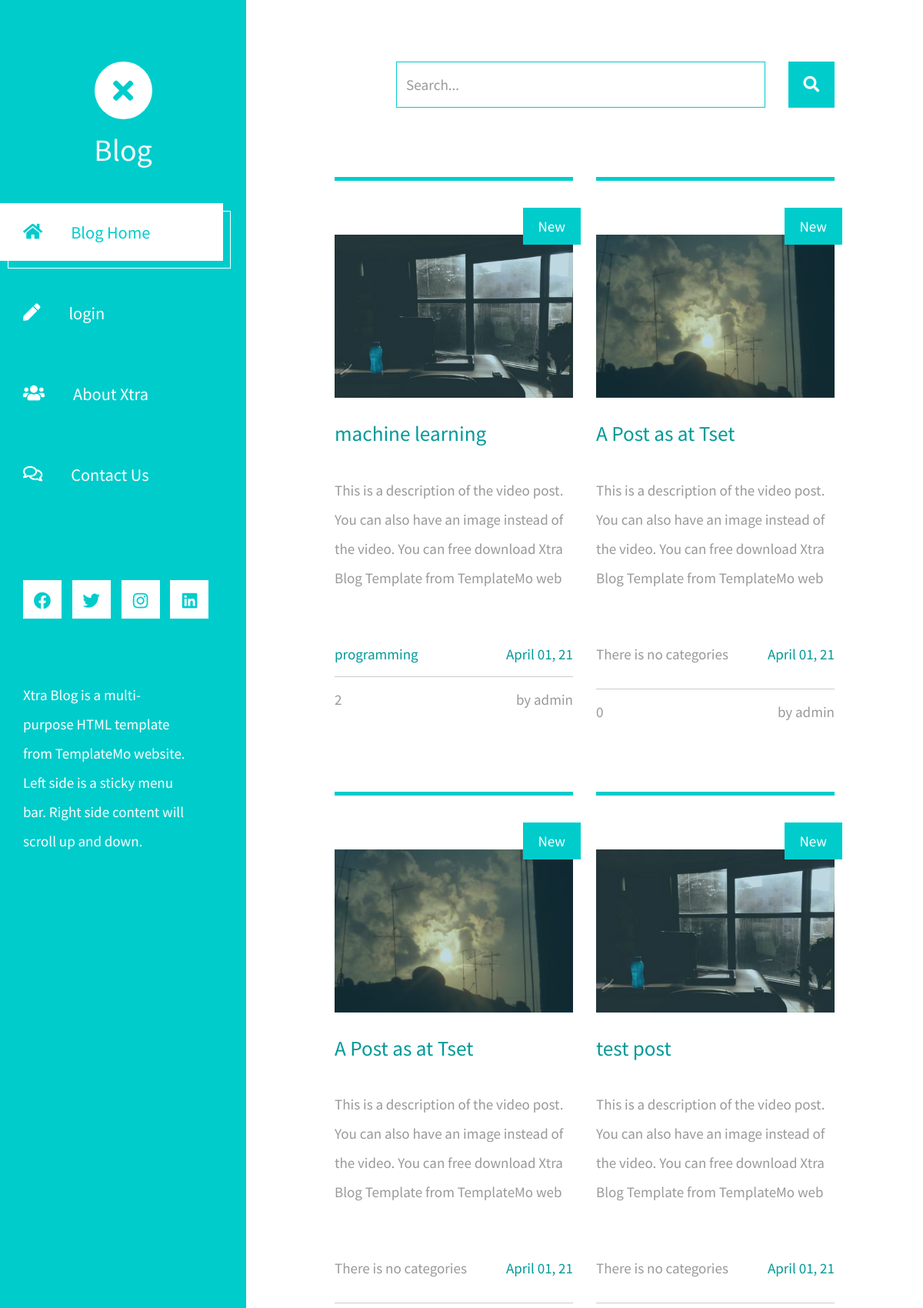
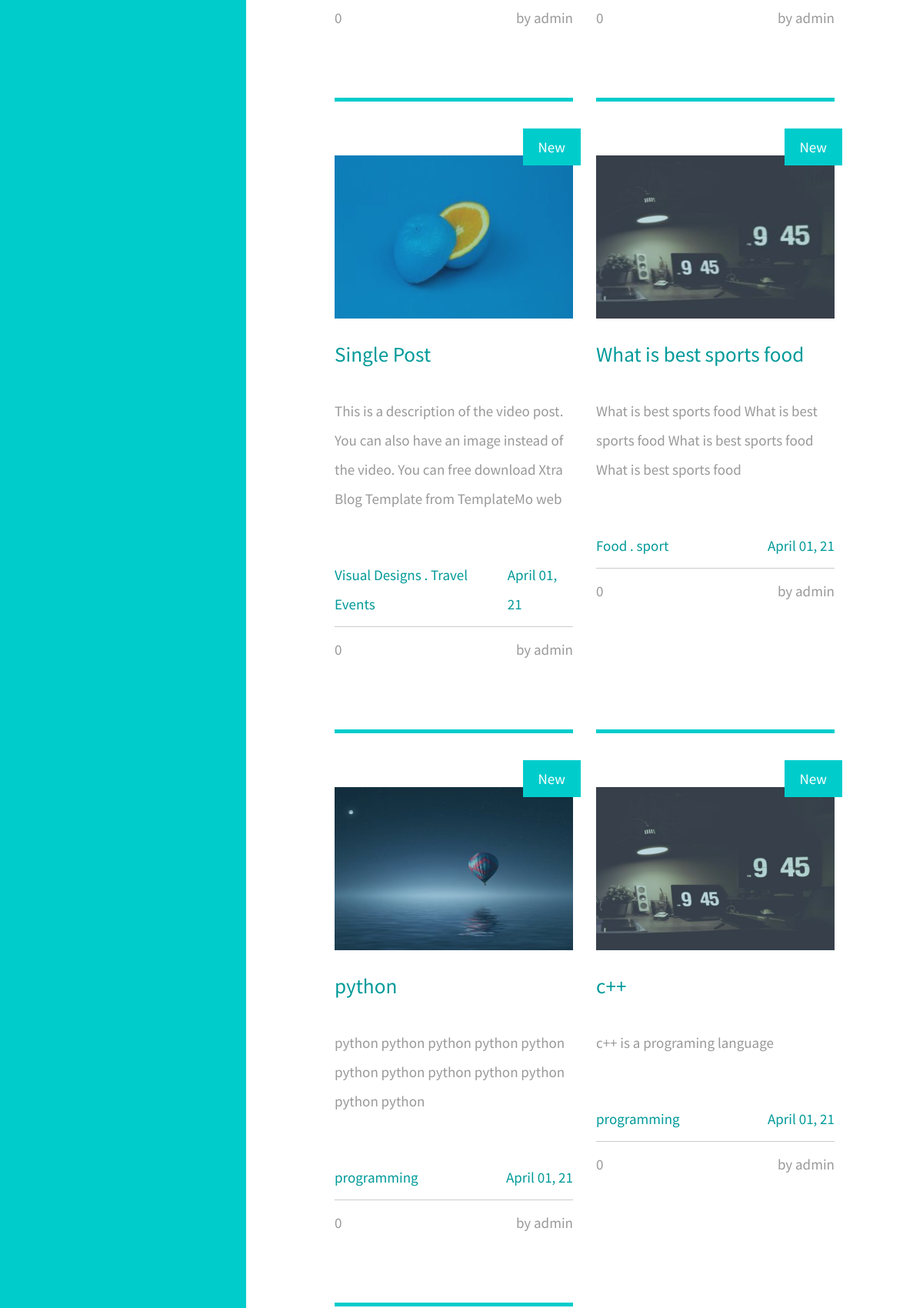
The page / (upper part) on the database its author committed (2 pictures, top to bottom).
### post/models.py (models this page shows, shortened)
class Post(models.Model):
    author = models.ForeignKey(User, on_delete=models.SET_NULL, null=True, related_name='post')
    title = models.CharField(max_length=100)
    content = models.TextField(max_length=1000)
    categories = models.ManyToManyField(Category, blank=True, help_text='Hold down “Control”, or “Command” on a Mac, to select more than one.')
    photo = models.ImageField(default='posts/default.jpg', upload_to=rename_image)
    created_at = models.DateTimeField(auto_now_add=True)
    update_at = models.DateTimeField(auto_now=True)
    active = models.BooleanField(default=True)
    slug = models.SlugField(null=True, blank=True, unique=True)
    class Meta:
        ordering = ['-created_at']

class Category(models.Model):
    name = models.CharField(max_length=100)
    class Meta:
        verbose_name_plural = 'categories'
    def __str__(self):
        return self.name

### post/views.py (the view)
# urls.py: path('', views.home, name='home'),
def home(request):
    posts = Post.objects.filter(active=True)
    paginator = Paginator(posts, 10)
    page_number = request.GET.get('page')
    try:
        posts = paginator.page(page_number)
    except PageNotAnInteger:
        posts = paginator.page(1)
    except EmptyPage:
        posts = paginator.page(paginator.num_pages)
    context = {
        'posts':posts,
        'title':'home',
    }
    return render(request, 'post/index.html', context)

### post/templates/post/index.html (shortened to what this page needs)
{% extends 'main.html' %}
{% block content %}
            {% include 'post/search.html' %}
            <div class="row tm-row">
                {% for post in posts %}
                    <article class="col-12 col-md-6 tm-post">
                        <hr class="tm-hr-primary">
                        <a href="{% url 'post' post.slug %}" class="effect-lily tm-post-link tm-pt-60">
                            <div class="tm-post-link-inner">
                                <img src="{{ post.photo.url }}" alt="Image" class="img-fluid" style="height: 212px;width:424">
                            </div>
                            <span class="position-absolute tm-new-badge">New</span>
                            <h2 class="tm-pt-30 tm-color-primary tm-post-title">{{post.title}}</h2>
                        </a>
                        <p class="tm-pt-30">
                            {{post.content|slice:'150'}}
                        </p>
                        <div class="d-flex justify-content-between tm-pt-45">
                            <span class="tm-color-primary">
                                {% for category in post.categories.all %}
                                    {{category}}{% if not forloop.last %} .{% endif %}
                                    {% empty %}
                                    <p>There is no categories</p>
                                {% endfor %}
                            </span>
                            <span class="tm-color-primary">{{post.created_at|date:'F d, y'}}</span>
                        </div>
                        <hr>
                        <div class="d-flex justify-content-between">
                            <span>{{post.comments.count}}</span>
                            <span>by {{post.author}}</span>
                        </div>
                    </article>
                    {% empty %}
                    <h2>There is no posts yes</h2>
                {% endfor %}
            </div>
{% endblock %}

### static/css/templatemo-xtra-blog.css (style rules this page uses)
html { overflow-x: hidden; }
body { margin: 0; padding: 0; font-family: 'Source Sans Pro', sans-serif; font-size: 19px; line-height: 2em; overflow-x: hidden; }
p, span { color: #999; }
hr { border-top-color: #CCC; margin-top: 10px; margin-bottom: 10px; }
.tm-post { max-width: 470px; }
.tm-row { max-width: 980px; justify-content: space-between; }
.tm-post-link { display: block; position: relative; cursor: pointer; }
.tm-post-link-inner { overflow: hidden; background: #3085a3; }
.tm-post-link img { position: relative; display: block; min-height: 100%; max-width: 100%; opacity: 0.8; }
.effect-lily img { max-width: none; width: -webkit-calc(100% + 50px); width: calc(100% + 50px); opacity: 0.7; -webkit-transition: opacity 0.35s, -webkit-transform 0.35s; transition: opacity 0.35s, transform 0.35s; -webkit-transform: translate3d(-40px,0, 0); transform: translate3d(-40px,0,0); }
.tm-post { margin-bottom: 75px; }
.tm-new-badge { top: 25px; right: -10px; background-color: #0CC; color: white; padding: 5px 20px; }
.tm-post-title { font-size: 1.7rem; transition: all 0.3s ease; }
hr.tm-hr-primary { border-top: 5px solid #0CC; }
.tm-pt-30 { padding-top: 30px; }
.tm-pt-45 { padding-top: 45px; }
.tm-pt-60 { padding-top: 60px; }
.tm-color-primary, span.tm-color-primary { color: #099; }

### rows shown on the page
Post: photo (picture), title "machine learning", content "This is a description of the video post. You can also have an image instead of the video. You can free download Xtra Blog Template from TemplateMo web", created_at "April 01, 21", comments.count "2", author "admin"
Category: name "programming"
Post: photo (picture), title "A Post as at Tset", content "This is a description of the video post. You can also have an image instead of the video. You can free download Xtra Blog Template from TemplateMo web", created_at "April 01, 21", comments.count "0", author "admin"
Post: photo (picture), title "A Post as at Tset", content "This is a description of the video post. You can also have an image instead of the video. You can free download Xtra Blog Template from TemplateMo web", created_at "April 01, 21", comments.count "0", author "admin"
Post: photo (picture), title "test post", content "This is a description of the video post. You can also have an image instead of the video. You can free download Xtra Blog Template from TemplateMo web", created_at "April 01, 21", comments.count "0", author "admin"
Post: photo (picture), title "Single Post", content "This is a description of the video post. You can also have an image instead of the video. You can free download Xtra Blog Template from TemplateMo web", created_at "April 01, 21", comments.count "0", author "admin"
Category: name "Visual Designs"
Category: name "Travel Events"
Post: photo (picture), title "What is best sports food", content "What is best sports food What is best sports food What is best sports food What is best sports food", created_at "April 01, 21", comments.count "0", author "admin"
Category: name "Food"
Category: name "sport"
Post: photo (picture), title "python", content "python python python python python python python python python python python python", created_at "April 01, 21", comments.count "0", author "admin"
Post: photo (picture), title "c++", content "c++ is a programing language", created_at "April 01, 21", comments.count "0", author "admin"
